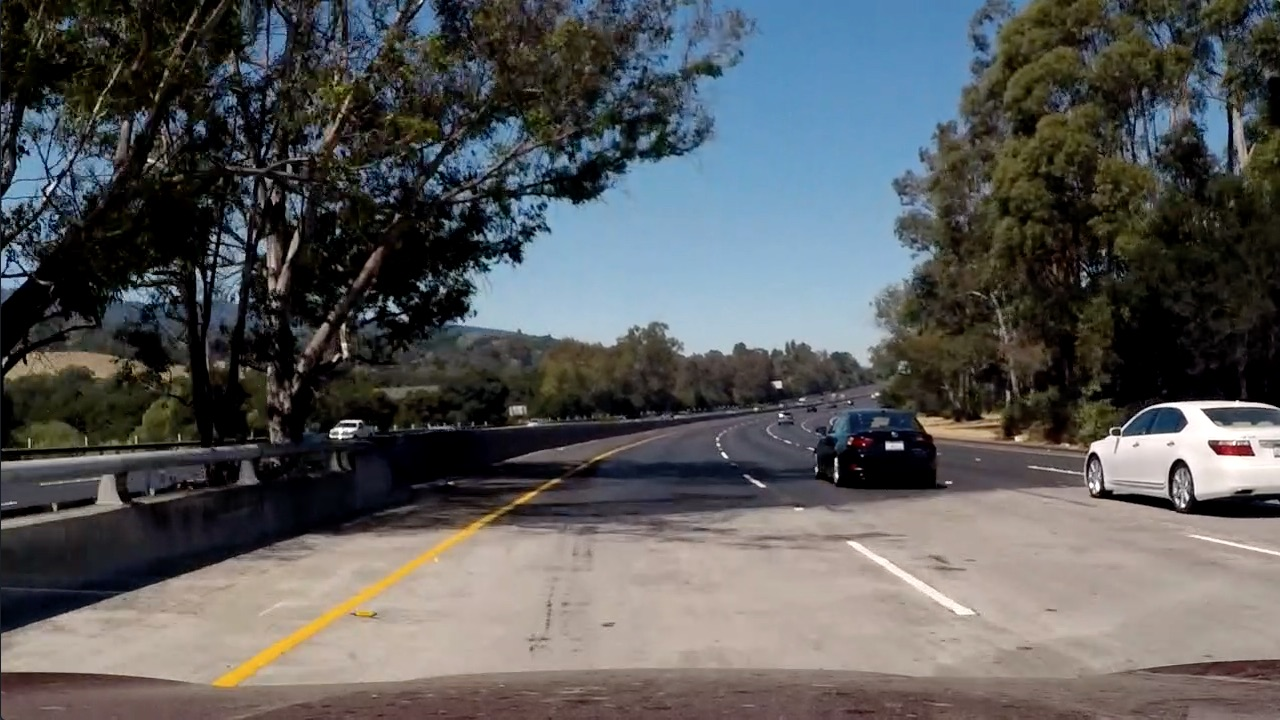
#> input picture color-shadow-example.jpg, 1280 x 720 px
$ jupyter execute Prototype.ipynb   (shell and % lines are left out)   (older library calls are emulated)
#> lines starting #> are read from the running program, lines starting #| are printed output that depends on the picture; after the words box and inside, x2 and y2 are one past the last pixel; in counts of white or black regions, pixels touching at a corner belong together
#> further down, image is the input picture: shape (720, 1280, 3); mean R, G, B 88.5, 89.3, 89.8
#| (720, 1280, 3)
#> in draw_transform_coords, `img = cv2.line(img, tuple(coords[2]), tuple(coords[0]), (255,0,0))`: img: shape (720, 1280, 3); mean R, G, B 88.7, 89.1, 89.6
[cell 1]
import numpy as np
import cv2
import matplotlib.pyplot as plt
import matplotlib.image as mpimg
import pickle
import math

[cell 2]
# Default Sobel kernel size
SOBEL_KERNEL_SIZE = 3

#
SAT_THRESH = (170, 255) # 170, 255

MAG_THRESH = (0, 255) # 0, 255
DIR_THRESH = (0.7, 1.3) # 0.7, 1.3
SOBEL_ORIENT = 'x'
SOBEL_THRESH = (12, 100)

TRANSFORM_SRC = np.array([
    [591, 461],
    [728, 461],
    [242, 680],
    [1098, 680]
], dtype=np.float32)

TRANSFORM_DST = np.array([
    [361, 270],
    [963, 270],
    [361, 720],
    [963, 720]
], dtype=np.float32)

TRANSFORM = cv2.getPerspectiveTransform(TRANSFORM_SRC, TRANSFORM_DST)

[cell 3]
# Define a function that applies Sobel x and y,
# then computes the direction of the gradient
# and applies a threshold.
# [37 lines left out: functions dir_threshold, mag_thresh, not called in this run]

def abs_sobel_thresh(img, orient='x', sobel_kernel=SOBEL_KERNEL_SIZE, thresh=SOBEL_THRESH):

    # Apply the following steps to img
    # 2) Take the derivative in x or y given orient = 'x' or 'y'
    if orient == 'x':
        sobeled = cv2.Sobel(img, cv2.CV_64F, 1, 0, ksize=sobel_kernel)
    else:
        sobeled = cv2.Sobel(img, cv2.CV_64F, 0, 1, ksize=sobel_kernel)

    # 3) Take the absolute value of the derivative or gradient
    sobeled = np.absolute(sobeled)

    # 4) Scale to 8-bit (0 - 255) then convert to type = np.uint8
    sobeled = np.uint8(sobeled / np.max(sobeled) * 255.0)

    # 5) Create a mask of 1's where the scaled gradient magnitude
            # is > thresh_min and < thresh_max
    mask = np.zeros_like(sobeled)
    mask[(sobeled > thresh[0]) & (sobeled < thresh[1])] = 1

    return mask

def thresh(img, thresh=SAT_THRESH):
    mask = np.zeros_like(img)
    mask[(img >= thresh[0]) & (img < thresh[1])] = 1
    return mask

[cell 4]
# threshold function
# [14 lines left out: function combined_threshold, not called in this run]

def thresh_pipeline(img):
    hls   = cv2.cvtColor(img, cv2.COLOR_RGB2HLS)
#> hls: shape (720, 1280, 3); mean of channels 0, 1, 2 55.4, 89.2, 70.5
    l_channel = hls[:,:,1]
    s_channel = hls[:,:,2]
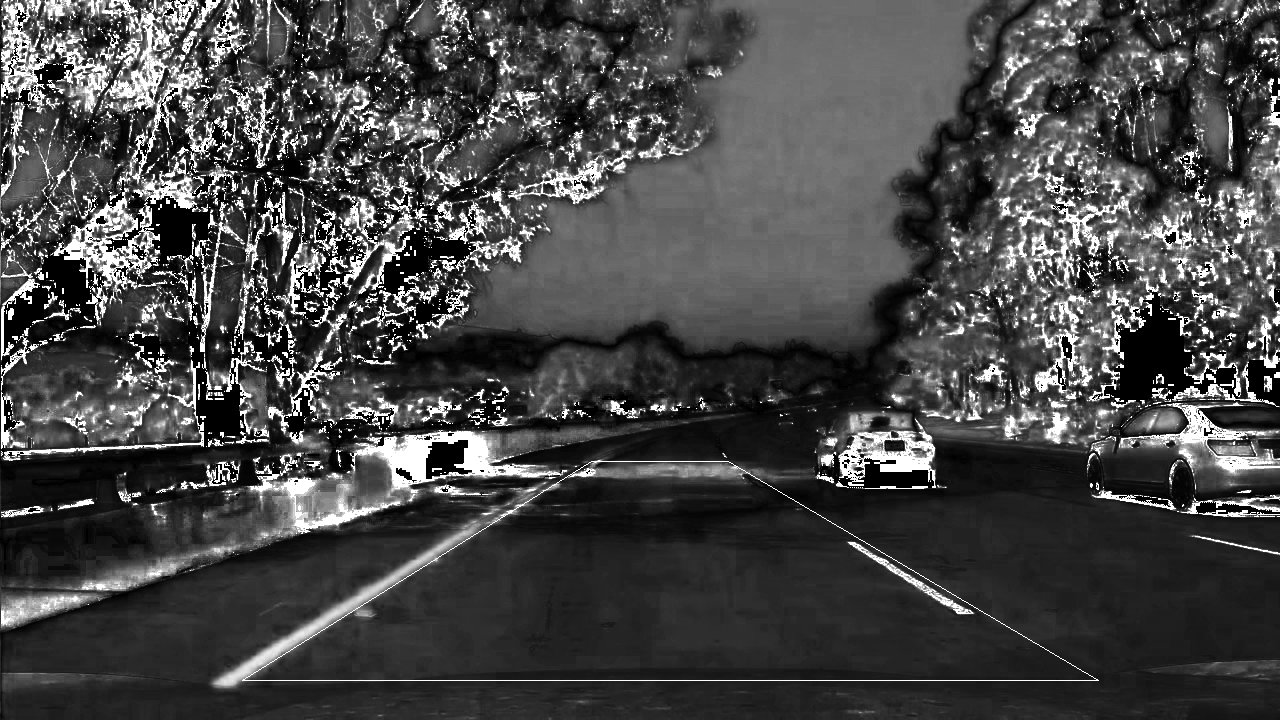
#> s_channel: shape (720, 1280); min 0, max 255, mean 70.5

    # 1. Sobel threshold on lightness & saturation
    l_sobel_thr = abs_sobel_thresh(l_channel, 'x', sobel_kernel=5)
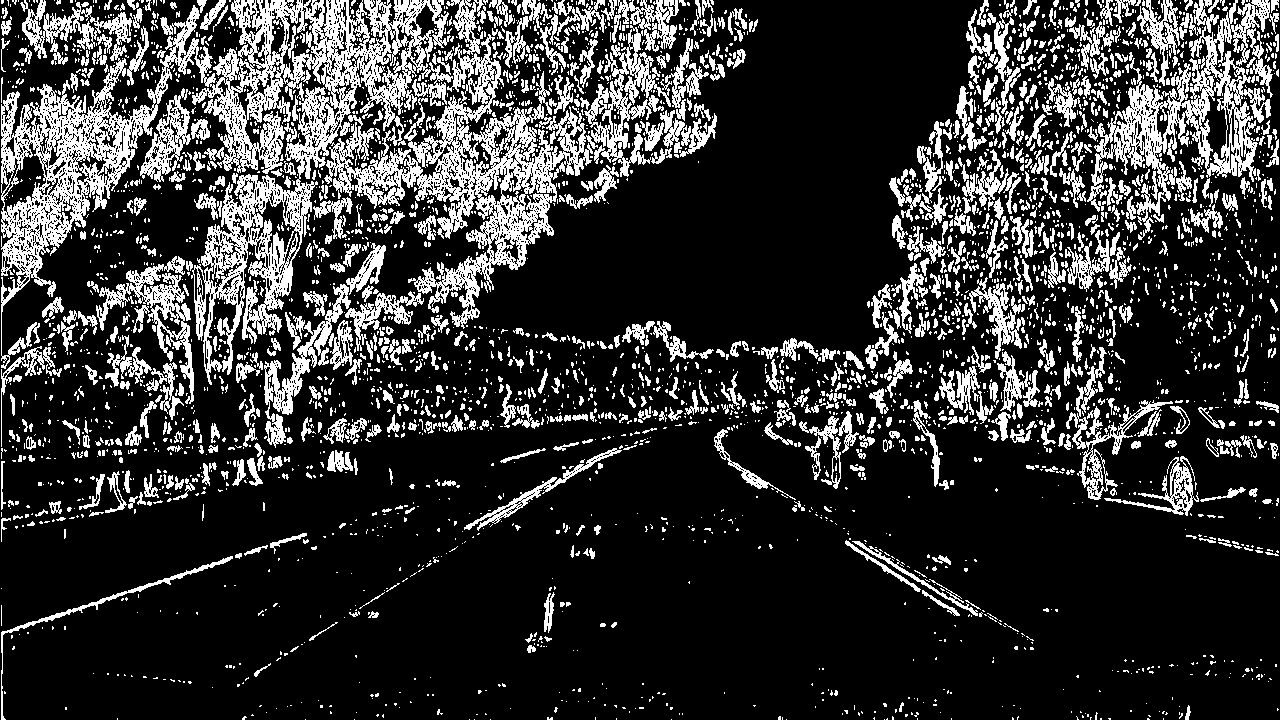
#> l_sobel_thr: shape (720, 1280); values 0 (black) and 1 (white), 20.5% white; 3822 white regions (2980 under 20 px), largest, box (x1, y1, x2, y2) and area: (1, 0, 598, 385) 63970, (1087, 0, 1273, 240) 11626, (584, 25, 709, 177) 4661
    print("sobel thresh A: returned image with max value", np.max(l_sobel_thr))
#| sobel thresh A: returned image with max value 1
    s_sobel_thr = abs_sobel_thresh(s_channel, 'x', sobel_kernel=15)
#> call 2 of abs_sobel_thresh, with orient = 'x', sobel_kernel = 15, thresh = (12, 100)
#> in abs_sobel_thresh (call 2), `sobeled = cv2.Sobel(img, cv2.CV_64F, 1, 0, ksize=sobel_kernel)`:
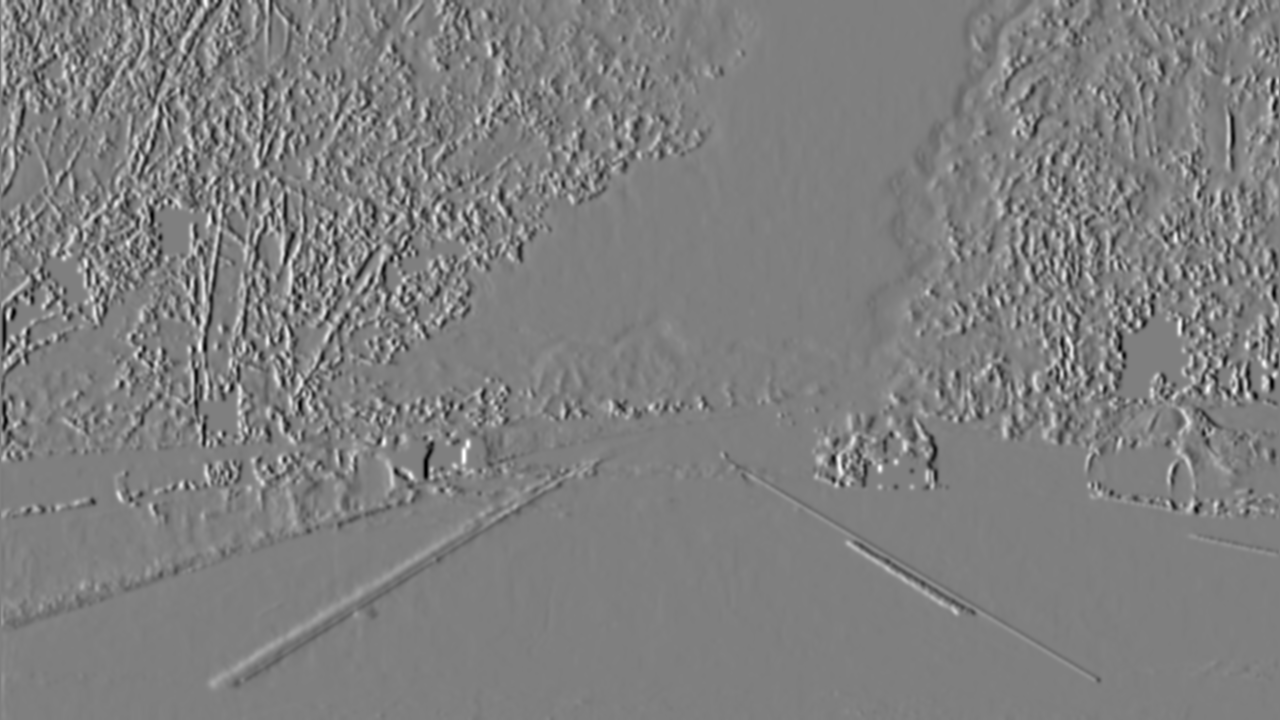
#> sobeled: shape (720, 1280) float64; min -7.17e+09, max 7.17e+09, mean -1458602.7; drawn with min black and max white
#> s_sobel_thr: shape (720, 1280); values 0 (black) and 1 (white), 32.9% white; 959 white regions (588 under 20 px), largest, box (x1, y1, x2, y2) and area: (1, 0, 711, 536) 152871, (903, 0, 1279, 517) 84682, (206, 451, 616, 691) 9013
    print("sobel thresh B: returned image with max value", np.max(s_sobel_thr))
#| sobel thresh B: returned image with max value 1

    # Threshold color channel
    s_thr = thresh(s_channel, SAT_THRESH)
#> s_thr: shape (720, 1280); values 0 (black) and 1 (white), 2.6% white in thin lines or dots
    print("saturation thr: returned image with max value", np.max(s_sobel_thr))
#| saturation thr: returned image with max value 1

    mask = np.zeros_like(s_channel)

    mask[(s_thr == 1) & (l_sobel_thr == 1) & (s_sobel_thr == 1)] = 1
    return mask

def transform_pipeline(img):
    img = cv2.warpPerspective(img, TRANSFORM, (img.shape[1], img.shape[0]))
    return img

def draw_transform_coords(img, coords):
    img = cv2.line(img, tuple(coords[0]), tuple(coords[1]), (255,0,0))
    img = cv2.line(img, tuple(coords[1]), tuple(coords[3]), (255,0,0))
    img = cv2.line(img, tuple(coords[3]), tuple(coords[2]), (255,0,0))
    img = cv2.line(img, tuple(coords[2]), tuple(coords[0]), (255,0,0))
    return img

# [4 lines left out: function pipeline, not called in this run]

[cell 5]
# Read in an image
image = mpimg.imread('color-shadow-example.jpg')
print(image.shape)

gray  = cv2.cvtColor(image, cv2.COLOR_RGB2GRAY)

img_annot = draw_transform_coords(image, TRANSFORM_SRC)

t_tr = transform_pipeline(img_annot)
t_thresh = thresh_pipeline(img_annot)
#> t_thresh: shape (720, 1280); values 0 (black) and 1 (white), 0.39% white in thin lines or dots

# Plot the result
f, (ax1, ax2, ax3) = plt.subplots(3, 1, figsize=(15, 45))
f.tight_layout()

# 1. Original image
ax1.imshow(img_annot)
ax1.set_title('Original Image', fontsize=21)

ax2.imshow(t_tr)
ax2.set_title('Transformed Image', fontsize=21)

ax3.imshow(t_thresh, cmap='gray')
ax3.set_title('Thresholded Image', fontsize=21)

[cell 6]
# Tests
tf, (tx1, tx2, tx3, tx4, tx5, tx6) = plt.subplots(6, 1, figsize=(3, 15))
tf.tight_layout()

test_sobel = abs_sobel_thresh(gray, 'x', 3, (15, 100))
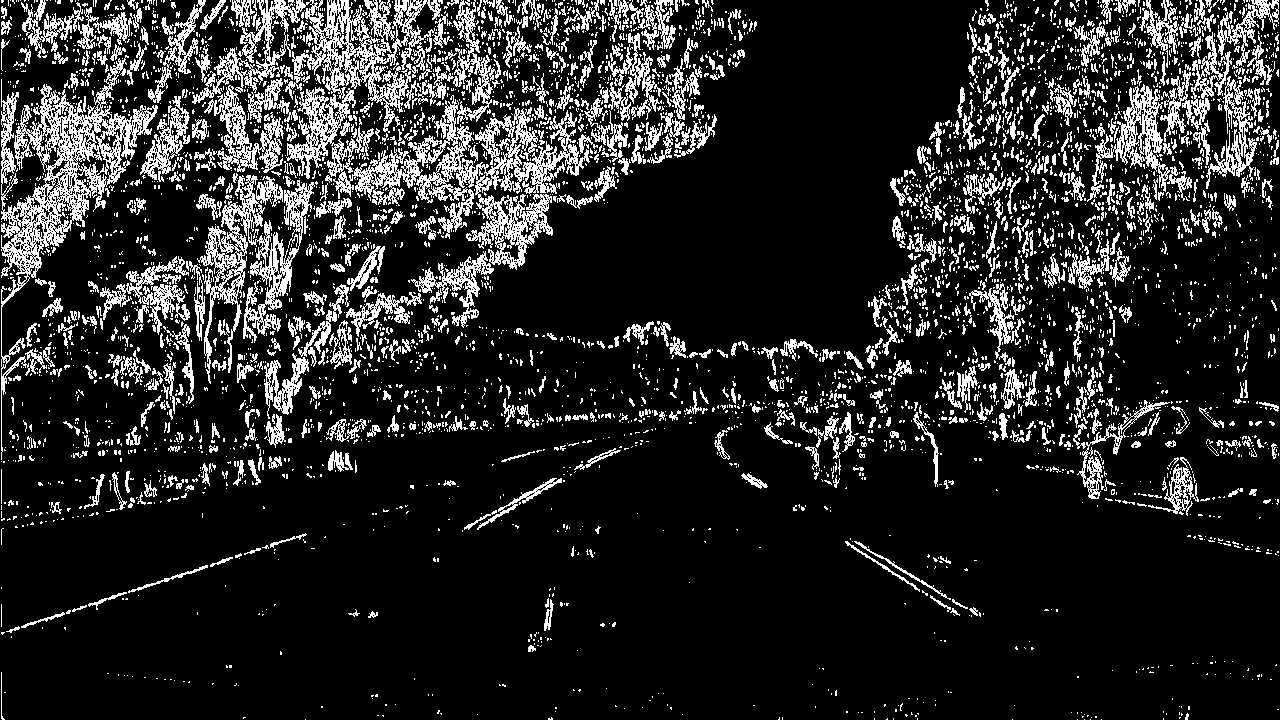
#> test_sobel: shape (720, 1280); values 0 (black) and 1 (white), 15.2% white in thin lines or dots
tx1.imshow(test_sobel, cmap='gray')
